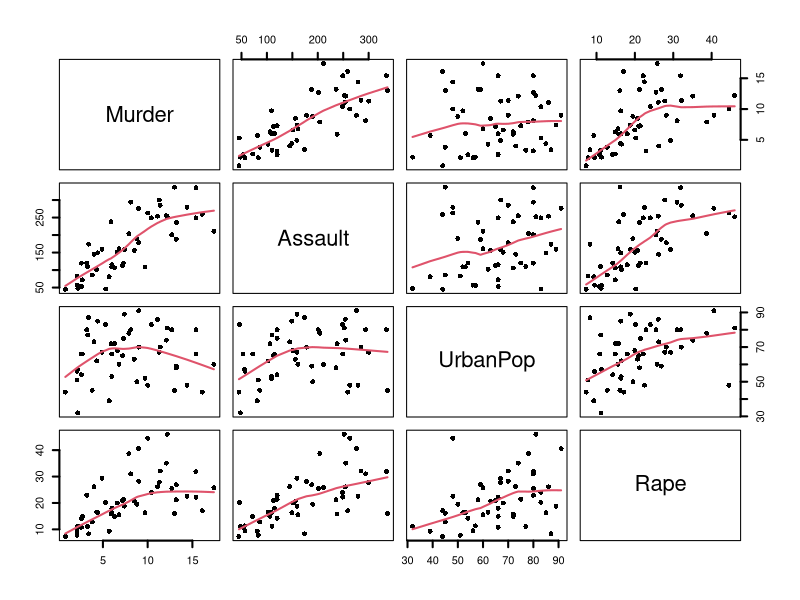
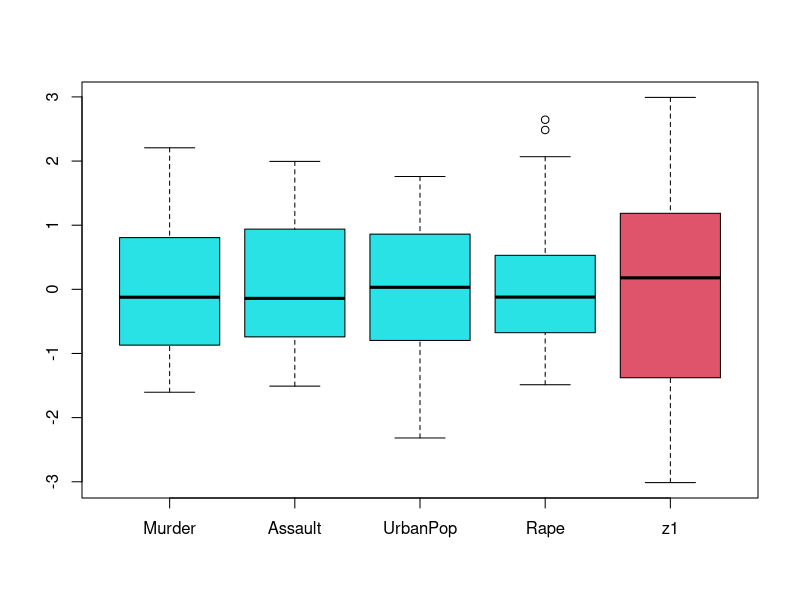
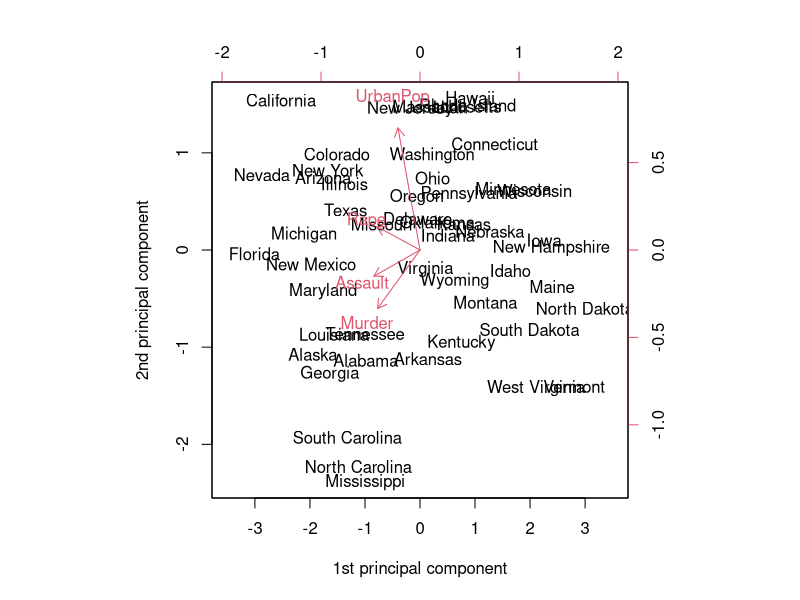
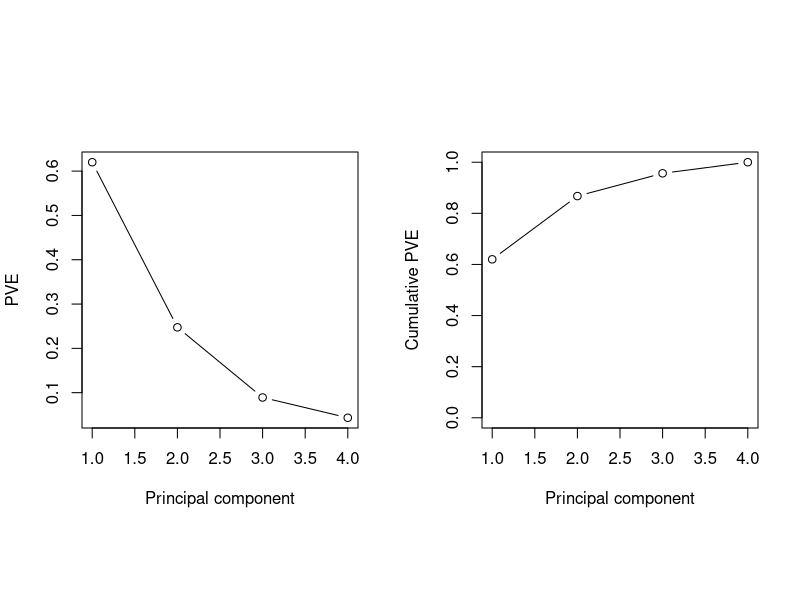
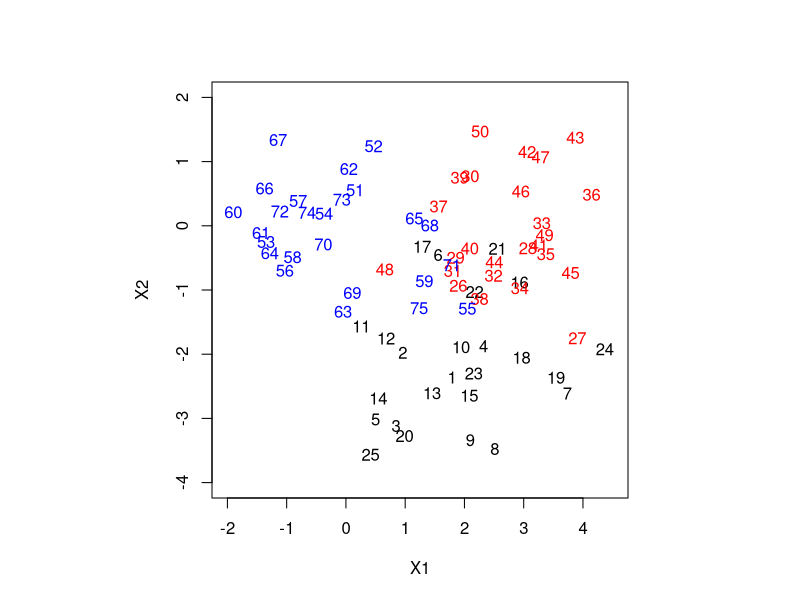
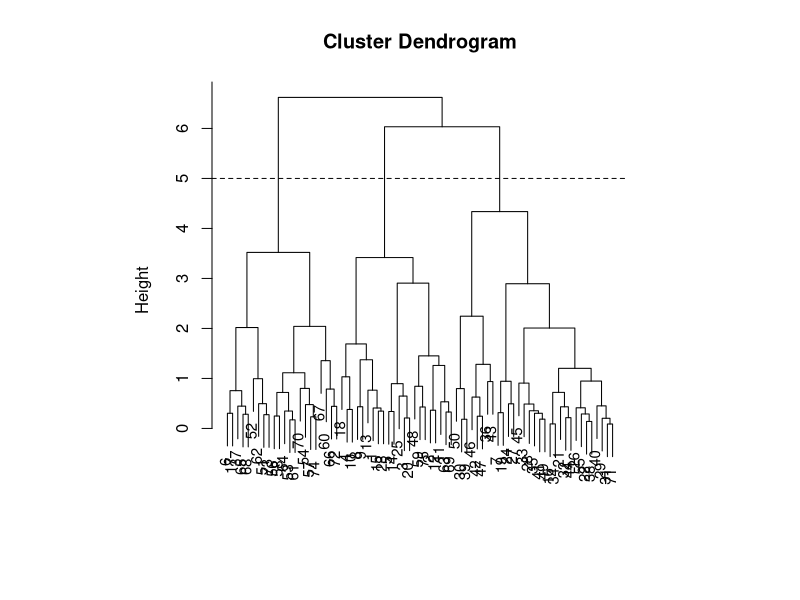

The R script that drew these images, in order:
## ---- chunk 1
knitr::opts_chunk$set(echo = TRUE)
## ---- chunk 2
## Install the packages "MASS", "cluster"  ##
# install.packages("MASS")
# install.packages("cluster")

## ---- chunk 3
str(USArrests)
summary(USArrests)
pairs(USArrests, panel = panel.smooth, pch=16, lwd=2)
## ---- chunk 4
obj <- princomp(USArrests, cor=TRUE) 
z1 <- -obj$scores[,1] # the sign of the scores is modified
boxplot(cbind(scale(USArrests), z1), col=c(rep(5,4),2))
## ---- chunk 5
phi1<--obj$loadings[,1] # the sign of the loadings is modified
phi1 # 1st principal component loadings
phi2<--obj$loadings[,2] # the sign of the loadings is modified
phi2 # 2nd principal component loadings
## ---- chunk 6
obj$loadings<--obj$loadings # the sign of the loadings is modified
obj$scores<--obj$scores # the sign of the scores is modified
biplot(obj, xlab="1st principal component", ylab="2nd principal component", 
       xlim=c(-3.5,3.5), col=c(1,2), scale=0)
## ---- chunk 7
par(mfrow=c(1,2), pty="s")
plot(obj$sdev^2/4, xlab="Principal component", ylab="PVE", type='b')
plot(cumsum(obj$sdev^2)/4, xlab="Principal component", ylab="Cumulative PVE", 
     ylim=c(0,1), type='b')
par(mfrow=c(1,1))

## ---- chunk 8
set.seed(25)
x<-matrix(rnorm(75*2), ncol=2)
x[1:25,1]<-x[1:25,1]+2
x[1:25,2]<-x[1:25,2]-2
x[26:50,1]<-x[26:50,1]+3
plot(x[1:25,1], x[1:25,2], xlim=c(-2,4.5), ylim=c(-4,2), type='n', xlab='X1',
     ylab='X2')
text(x[1:25,1], x[1:25,2])
text(x[26:50,1], x[26:50,2],labels = seq(26,50,1),col='red')
text(x[51:75,1], x[51:75,2],labels = seq(51,75,1),col='blue')
## ---- chunk 9
hc.complete<-hclust(dist(x), method="complete")
plot(hc.complete, xlab="", sub="", cex=.9) 
abline(5,0,lty=2)
# plot(hc.complete, hang=-1, xlab="", sub="", cex=.9) 
# abline(5,0,lty=2)
